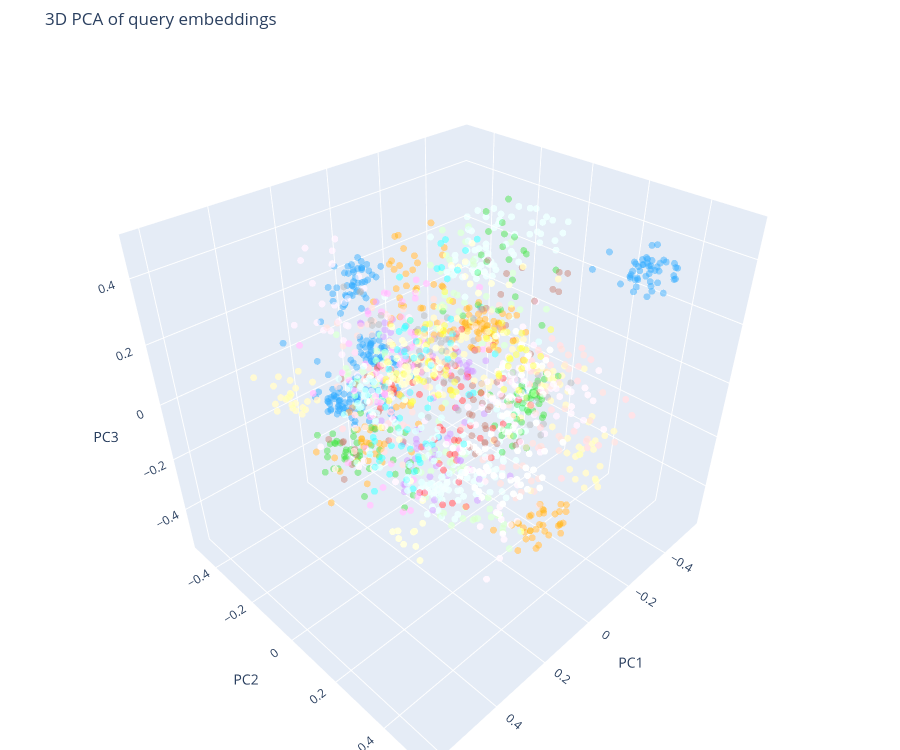
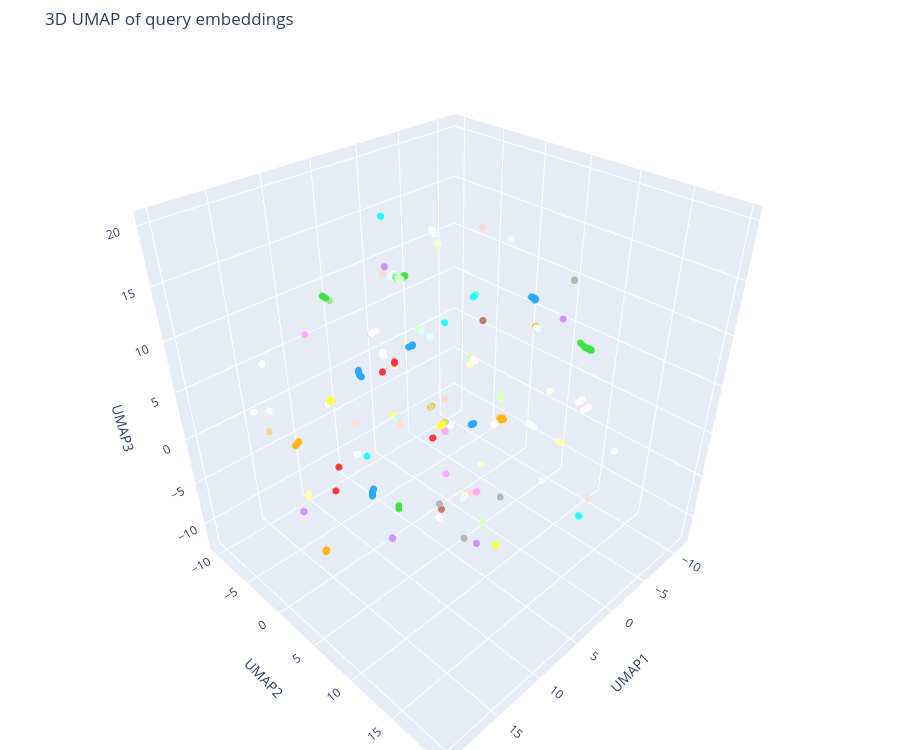

The cell these charts' notebook holds for them, in order:
### Code cell
top_tools = [tool for tool, _ in tool_counts.most_common(TOP_K_TOOLS)]
row_tools = np.array([row['tool'] for row in rows])
sample_queries = np.array(texts)
tool_point_idx = {tool: np.flatnonzero(row_tools == tool) for tool in top_tools}
tool_colors = plt.cm.tab20(np.linspace(0, 1, len(top_tools)))


def to_plotly_rgba(color, alpha=0.7):
    red, green, blue = np.round(np.array(color[:3]) * 255).astype(int)
    return f'rgba({red}, {green}, {blue}, {alpha})'


def plot_projection_2d(xy, title, x_label='dim 1', y_label='dim 2'):
    fig, ax = plt.subplots(figsize=(10, 8))
    for color, tool in zip(tool_colors, top_tools):
        idx = tool_point_idx[tool]
        ax.scatter(xy[idx, 0], xy[idx, 1], s=14, alpha=0.7, color=color, label=tool)
    ax.set_title(title)
    ax.set_xlabel(x_label)
    ax.set_ylabel(y_label)
    ax.legend(bbox_to_anchor=(1.02, 1), loc='upper left', fontsize=8)
    fig.tight_layout()
    plt.show()


def plot_projection_3d(xyz, title, labels=('dim 1', 'dim 2', 'dim 3')):
    try:
        import plotly.graph_objects as go
    except ImportError as exc:
        raise ImportError(
            'Install plotly to use the interactive 3D projections: pip install plotly'
        ) from exc

    traces = []
    for color, tool in zip(tool_colors, top_tools):
        idx = tool_point_idx[tool]
        traces.append(
            go.Scatter3d(
                x=xyz[idx, 0],
                y=xyz[idx, 1],
                z=xyz[idx, 2],
                mode='markers',
                name=tool,
                showlegend=False,
                marker=dict(
                    size=4,
                    opacity=0.65,
                    color=to_plotly_rgba(color),
                ),
                customdata=np.column_stack([sample_queries[idx], row_tools[idx]]),
                hovertemplate=(
                    '<b>Sample</b>: %{customdata[0]}<br>'
                    '<b>Tool</b>: %{customdata[1]}<br>'
                    f'{labels[0]}: %{{x:.2f}}<br>'
                    f'{labels[1]}: %{{y:.2f}}<br>'
                    f'{labels[2]}: %{{z:.2f}}'
                    '<extra></extra>'
                ),
            )
        )

    fig = go.Figure(data=traces)
    fig.update_layout(
        title=title,
        showlegend=False,
        height=750,
        margin=dict(l=0, r=0, b=0, t=50),
        scene=dict(
            xaxis_title=labels[0],
            yaxis_title=labels[1],
            zaxis_title=labels[2],
            aspectmode='data',
        ),
    )
    fig.show()


pca_2d = PCA(n_components=2, random_state=SEED).fit_transform(embeddings)
pca_3d = PCA(n_components=3, random_state=SEED).fit_transform(embeddings)
umap_2d = UMAP(n_components=2, random_state=SEED).fit_transform(embeddings)
umap_3d = UMAP(n_components=3, random_state=SEED).fit_transform(embeddings)

plot_projection_2d(pca_2d, 'PCA of query embeddings', x_label='PC1', y_label='PC2')
plot_projection_3d(pca_3d, '3D PCA of query embeddings', labels=('PC1', 'PC2', 'PC3'))

plot_projection_2d(umap_2d, 'UMAP of query embeddings', x_label='UMAP1', y_label='UMAP2')
plot_projection_3d(umap_3d, '3D UMAP of query embeddings', labels=('UMAP1', 'UMAP2', 'UMAP3'))
